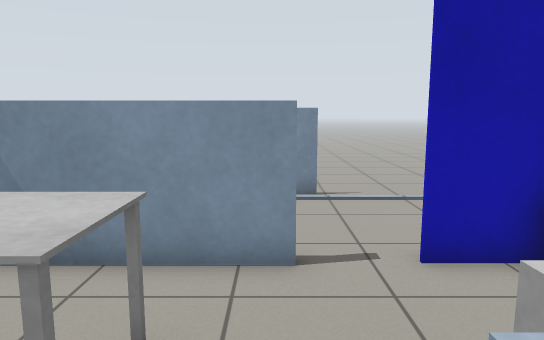
view 1 (above)

12 first-person views from a walk through a world built for the Gazebo simulator. The camera is 1.1 m above the floor, tilts 8° down and sees 70° across. The floor is counted in squares, 0.5 m on a side. Each view is taken from the middle of a square. On the plan, view 1 faces up. The plan holds only what a view shows up to about 20 squares ahead; the rest is blank. The robots in the file are not drawn.

view 2
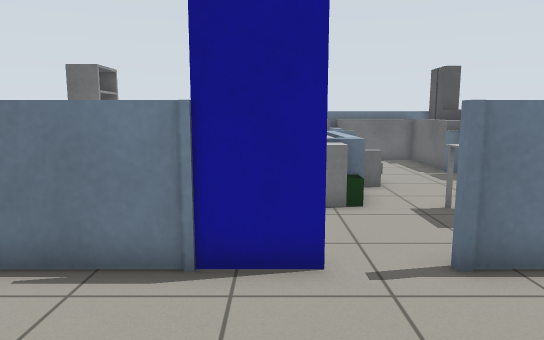

view 3
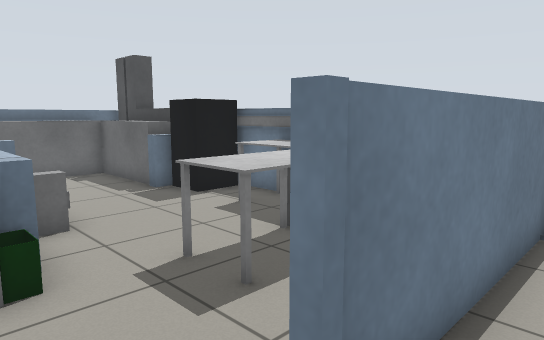

view 4
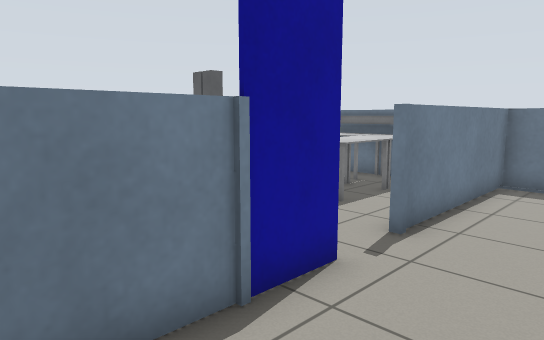

view 5
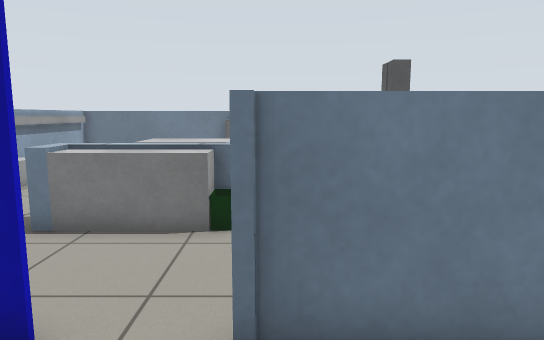

view 6
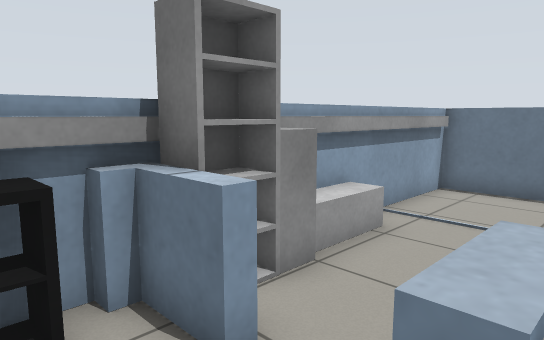

view 7
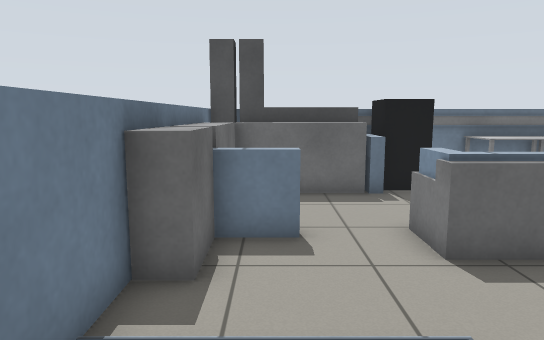

view 8
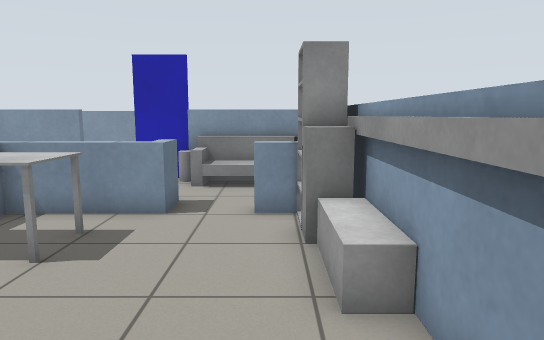

view 9
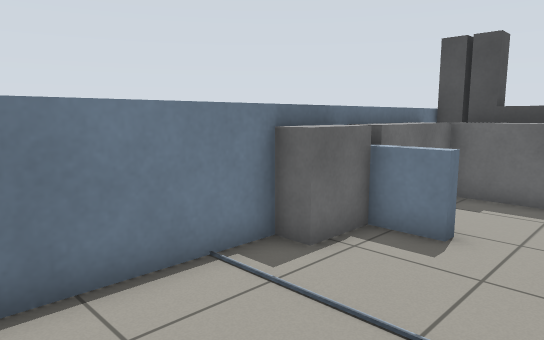

view 10
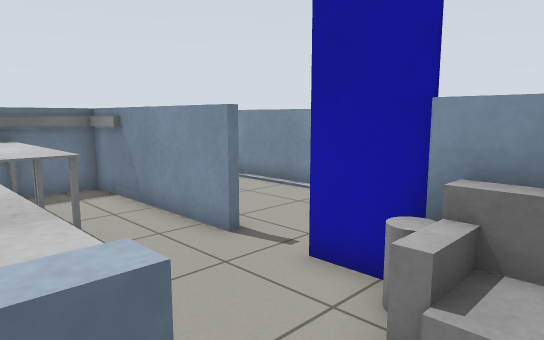

view 11
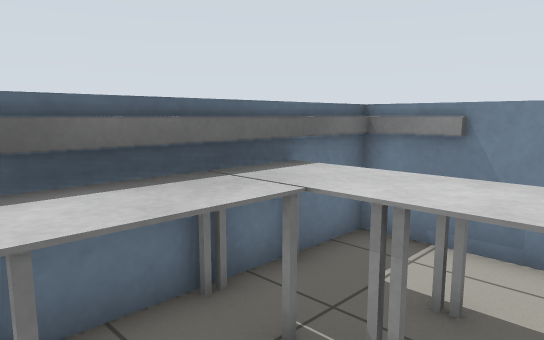

view 12
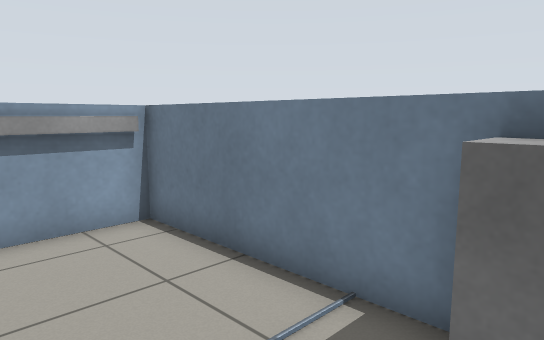

### Floor plan
Points are (right, up) in squares from view 1. A wall is a line through its corners. A room is listed if a view was taken in it or the views show most of it. See-through windows are left out.
Room 1 (views 1, 11)
walls: (-4.1, 5.3) (-5.8, 5.3) (-5.8, -4.2); (0.4, 5.5) (-5.8, 5.5); (-6, 5.3) (-6, -2.6)
low walls: (-0.2, -3.8) (0.5, -3.8); (-4.5, -3.8) (-3.8, -3.8) (-3.8, -4.2)
ways out: opening at (1.7, 4) to room 2; opening at (-2, -4) to room 4
objects: black box (-5, -3); table (-5, 0) to (-4, 2); table (-5, 3) to (-4, 3); table (-3, 2) to (-1, 3); table (0, -3) to (0, -1); other object (1, 1)
Room 2 (views 2, 3, 4, 5, 6, 10)
walls: (8.6, 0.9) (8.6, 2.4); (8.4, 0.5) (8.4, 2.2); (1.4, 10.7) (-5.6, 10.7); (-6.5, 6.8) (-6.5, 5.7) (0.4, 5.7)
low walls: (8.2, 1.4) (8.6, 1.4); (6.6, 0.6) (6.6, 1) (8.2, 1); (1.1, 1.8) (4.6, 1.8) (4.6, 0.6)
ways out: opening at (1.7, 4) to room 1; opening at (5.5, 1) to room 3; opening at (1, 12)
objects: door leaf (2, 6) to (4, 6); bin (4, 5); sofa (5, 4) to (7, 5); cabinet (8, 2) to (8, 3)
Room 3 (views 7, 8, 9, 12)
walls: (8.6, -8.9) (8.6, 0.9); (-0.1, -8.9) (8.4, -8.9) (8.4, -4.4)
low walls: (4.6, 0.6) (1.5, 0.6); (7.6, 0.6) (6.6, 0.6); (-0.2, -6.5) (0.3, -6.5) (0.3, -8.1); (1, 0.5) (1, -4.2) (-0.2, -4.2)
ways out: opening at (5.5, 1) to room 2; opening at (0, -5.5) to room 4
objects: cabinet (1, -8) to (2, -8); table (2, -2) to (3, -1); grey box (8, -4) to (8, -2); grey box (8, -1); bookshelf (8, 0)
Room 4 (no view inside)
walls: (-5.1, -8.9) (-0.1, -8.9)
low walls: (-3.8, -4.2) (-4.4, -4.2)
ways out: opening at (-2, -4) to room 1; opening at (0, -5.5) to room 3
objects: cabinet (-5, -8) to (-4, -7); cabinet (-5, -6) to (-4, -5); cabinet (-4, -8) to (-3, -8); cabinet (-2, -8) to (-1, -8)

Positions as (right, up) in squares from view 1, and headings:
1: (0, 0), facing up
2: (3, 11), facing down
3: (2, 7), facing down-left
4: (7, 9), facing down-left
5: (0, 9), facing down
6: (4, 3), facing down-right
7: (7, -7), facing left
8: (7, -8), facing up
9: (7, -4), facing down-left
10: (6, 1), facing up-left
11: (-2, -1), facing up-left
12: (1, -5), facing down-right
